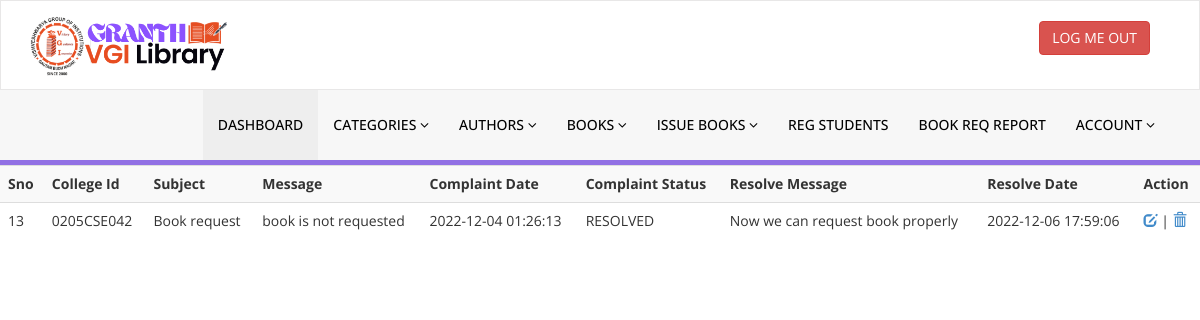
The app's page /library/admin/complaintreport.php (signed in) with its own data.
### tables this page shows
CREATE TABLE `tblcomplaint` (
  `sno` int(5) NOT NULL,
  `collegeid` varchar(20) DEFAULT NULL,
  `subject` varchar(100) DEFAULT NULL,
  `MESSAGE` varchar(500) DEFAULT NULL,
  `COMPLAINT_DATE` datetime DEFAULT NULL,
  `COMPLAINT_STATUS` varchar(10) DEFAULT 'PENDING',
  `RESOLVEMESSAGE` varchar(200) DEFAULT '',
  `RESOLVE_DATE` datetime DEFAULT NULL
);

### library/Admin.php (called while the page is built, shortened)
<?php
class Admin
{
   private function connect()
   {
       return mysqli_connect("localhost", "root", "", "library","3306");
   }
   function getAllComplaintsReport()
   {
      $dsn = $this->connect();
      $x = mysqli_query($dsn, "SELECT * from tblcomplaint order by 1");
      return $x;
   }
}

### library/admin/complaintreport.php (the view, shortened to what this page needs)
<?php
if(strlen($_SESSION['login'])==0)
  {
header('location:http://localhost/Library/library/homepage/index.php');
}
else{?>
<!DOCTYPE html>
<html xmlns="http://www.w3.org/1999/xhtml">
<head>
    <link href="assets/css/bootstrap.css" rel="stylesheet" />
    <link href="assets/css/font-awesome.css" rel="stylesheet" />
    <link href="assets/css/style.css" rel="stylesheet" />
</head>
<body>
<?php include('includes/header.php');
  include_once '../Admin.php'; ?>
<table class="table table-striped table-hover">
    <tr>
        <th>Sno </th><th>College Id</th><th>Subject</th><th>Message</th><th>Complaint Date</th><th>Complaint Status</th><th>Resolve Message</th><th>Resolve Date</th><th>Action</th>
    </tr>
    <?php
       $x = $o->getAllComplaintsReport();
       for($i=0;$i<mysqli_num_rows($x);$i++)
       {
          echo "<tr>";
          $rs = mysqli_fetch_row($x);
          foreach ($rs as $n)
              echo "<td>$n</td>";
          echo "<td><a href=UpdComplaints.php?id=$rs[0]><span class='glyphicon glyphicon-edit'></span></a> | <a href=DeleteComplaint.php?n=$rs[0]><span class='glyphicon glyphicon-trash'></span</a></td>";
          echo "</tr>";
       }
    ?>
</table>
</body>
</html>
<?php } ?>

### records on screen
tblcomplaint: sno "13", collegeid "0205CSE042", subject "Book request", MESSAGE "book is not requested", COMPLAINT_DATE "2022-12-04 01:26:13", COMPLAINT_STATUS "RESOLVED", RESOLVEMESSAGE "Now we can request book properly", RESOLVE_DATE "2022-12-06 17:59:06"
